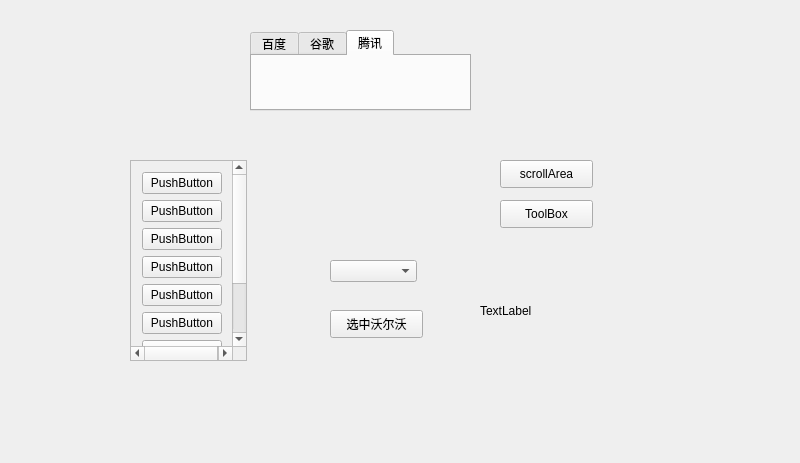
<?xml version="1.0" encoding="UTF-8"?>
<ui version="4.0">
 <class>Widget</class>
 <widget class="QWidget" name="Widget">
  <property name="geometry">
   <rect>
    <x>0</x>
    <y>0</y>
    <width>800</width>
    <height>463</height>
   </rect>
  </property>
  <property name="windowTitle">
   <string>Widget</string>
  </property>
  <widget class="QPushButton" name="btn_scrollArea">
   <property name="geometry">
    <rect>
     <x>500</x>
     <y>160</y>
     <width>93</width>
     <height>28</height>
    </rect>
   </property>
   <property name="text">
    <string>scrollArea</string>
   </property>
  </widget>
  <widget class="QPushButton" name="btn_ToolBox">
   <property name="geometry">
    <rect>
     <x>500</x>
     <y>200</y>
     <width>93</width>
     <height>28</height>
    </rect>
   </property>
   <property name="text">
    <string>ToolBox</string>
   </property>
  </widget>
  <widget class="QStackedWidget" name="stackedWidget">
   <property name="geometry">
    <rect>
     <x>100</x>
     <y>160</y>
     <width>211</width>
     <height>231</height>
    </rect>
   </property>
   <property name="currentIndex">
    <number>0</number>
   </property>
   <widget class="QWidget" name="page_4">
    <widget class="QScrollArea" name="scrollArea">
     <property name="geometry">
      <rect>
       <x>30</x>
       <y>0</y>
       <width>117</width>
       <height>201</height>
      </rect>
     </property>
     <property name="widgetResizable">
      <bool>true</bool>
     </property>
     <widget class="QWidget" name="scrollAreaWidgetContents">
      <property name="geometry">
       <rect>
        <x>0</x>
        <y>0</y>
        <width>115</width>
        <height>330</height>
       </rect>
      </property>
      <layout class="QVBoxLayout" name="verticalLayout">
       <item>
        <widget class="QPushButton" name="pushButton">
         <property name="text">
          <string>PushButton</string>
         </property>
        </widget>
       </item>
       <item>
        <widget class="QPushButton" name="pushButton_2">
         <property name="text">
          <string>PushButton</string>
         </property>
        </widget>
       </item>
       <item>
        <widget class="QPushButton" name="pushButton_9">
         <property name="text">
          <string>PushButton</string>
         </property>
        </widget>
       </item>
       <item>
        <widget class="QPushButton" name="pushButton_8">
         <property name="text">
          <string>PushButton</string>
         </property>
        </widget>
       </item>
       <item>
        <widget class="QPushButton" name="pushButton_7">
         <property name="text">
          <string>PushButton</string>
         </property>
        </widget>
       </item>
       <item>
        <widget class="QPushButton" name="pushButton_6">
         <property name="text">
          <string>PushButton</string>
         </property>
        </widget>
       </item>
       <item>
        <widget class="QPushButton" name="pushButton_5">
         <property name="text">
          <string>PushButton</string>
         </property>
        </widget>
       </item>
       <item>
        <widget class="QPushButton" name="pushButton_4">
         <property name="text">
          <string>PushButton</string>
         </property>
        </widget>
       </item>
       <item>
        <widget class="QPushButton" name="pushButton_3">
         <property name="text">
          <string>PushButton</string>
         </property>
        </widget>
       </item>
      </layout>
     </widget>
    </widget>
   </widget>
   <widget class="QWidget" name="page_5">
    <layout class="QVBoxLayout" name="verticalLayout_2">
     <item>
      <widget class="QToolBox" name="toolBox">
       <property name="currentIndex">
        <number>1</number>
       </property>
       <widget class="QWidget" name="page">
        <property name="geometry">
         <rect>
          <x>0</x>
          <y>0</y>
          <width>189</width>
          <height>119</height>
         </rect>
        </property>
        <attribute name="label">
         <string>家人</string>
        </attribute>
       </widget>
       <widget class="QWidget" name="page_2">
        <property name="geometry">
         <rect>
          <x>0</x>
          <y>0</y>
          <width>189</width>
          <height>119</height>
         </rect>
        </property>
        <attribute name="label">
         <string>朋友</string>
        </attribute>
       </widget>
       <widget class="QWidget" name="page_3">
        <property name="geometry">
         <rect>
          <x>0</x>
          <y>0</y>
          <width>189</width>
          <height>119</height>
         </rect>
        </property>
        <attribute name="label">
         <string>黑名单</string>
        </attribute>
       </widget>
      </widget>
     </item>
    </layout>
   </widget>
  </widget>
  <widget class="QTabWidget" name="tabWidget">
   <property name="geometry">
    <rect>
     <x>250</x>
     <y>30</y>
     <width>221</width>
     <height>81</height>
    </rect>
   </property>
   <property name="currentIndex">
    <number>2</number>
   </property>
   <widget class="QWidget" name="tab">
    <attribute name="title">
     <string>百度</string>
    </attribute>
   </widget>
   <widget class="QWidget" name="tab_2">
    <attribute name="title">
     <string>谷歌</string>
    </attribute>
   </widget>
   <widget class="QWidget" name="tab_3">
    <attribute name="title">
     <string>腾讯</string>
    </attribute>
   </widget>
  </widget>
  <widget class="QComboBox" name="comboBox">
   <property name="geometry">
    <rect>
     <x>330</x>
     <y>260</y>
     <width>87</width>
     <height>22</height>
    </rect>
   </property>
  </widget>
  <widget class="QPushButton" name="btn_select">
   <property name="geometry">
    <rect>
     <x>330</x>
     <y>310</y>
     <width>93</width>
     <height>28</height>
    </rect>
   </property>
   <property name="text">
    <string>选中沃尔沃</string>
   </property>
  </widget>
  <widget class="QLabel" name="lbl_Image">
   <property name="geometry">
    <rect>
     <x>480</x>
     <y>250</y>
     <width>181</width>
     <height>121</height>
    </rect>
   </property>
   <property name="text">
    <string>TextLabel</string>
   </property>
  </widget>
 </widget>
 <layoutdefault spacing="6" margin="11"/>
 <resources/>
 <connections/>
</ui>
